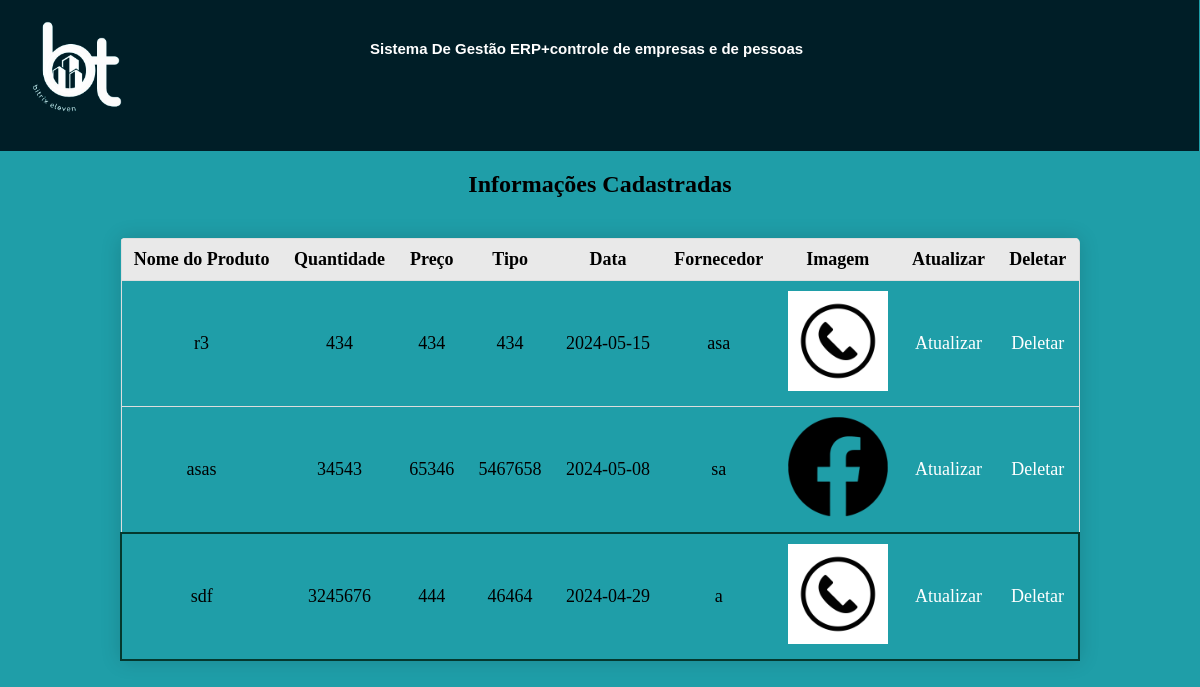
The page /php/controle_estoque.php (signed in) on the database its author committed.
### tables this page shows
CREATE TABLE `controleestoque` (
  `id_estoque` int(11) NOT NULL,
  `nomedoproduto` varchar(255) NOT NULL,
  `quantidade` varchar(255) NOT NULL,
  `preco` varchar(255) NOT NULL,
  `tipo` varchar(255) NOT NULL,
  `data` date NOT NULL,
  `fornecedor` varchar(255) NOT NULL,
  `imagem` varchar(255) NOT NULL
);

### php/controle_estoque.php (the view, shortened to what this page needs)
<!DOCTYPE html>
<html lang="en">
<head>
    <link rel="stylesheet" href="../Css/estoque.css">
</head>
<body>
    <div class="comeco">
        <h1 class="titulo">Sistema De Gestão ERP+controle de empresas e de pessoas</h1>
        <a href="../Portifolio/index.php"><img class="logo" src="../Img/bitrix-removebg-preview.png" width="300px"></a>
    </div>
    <h2>Informações Cadastradas</h2>
    <section class="showinfo">
        <?php
        $host = 'localhost';
        $dbname = 'bike';
        $username = 'root';
        $password = '';
        try {
            $pdo = new PDO("mysql:host=$host;dbname=$dbname;charset=utf8", $username, $password);
            $pdo->setAttribute(PDO::ATTR_ERRMODE, PDO::ERRMODE_EXCEPTION);
        } catch (PDOException $e) {
            die("Erro ao conectar: " . $e->getMessage());
        }
        $sql = "SELECT * FROM controleestoque";
        try {
            $stmt = $pdo->prepare($sql);
            $stmt->execute();
            if ($stmt->rowCount() > 0) {
                echo "<table>
                <tr>
                    <th>Nome do Produto</th>
                    <th>Quantidade</th>
                    <th>Preço</th>
                    <th>Tipo</th>
                    <th>Data</th>
                    <th>Fornecedor</th>
                    <th>Imagem</th>
                    <th>Atualizar</th>
                    <th>Deletar</th>
                </tr>";
                while ($row = $stmt->fetch(PDO::FETCH_ASSOC)) {
                    echo "<tr>";
                    echo "<td>" . $row['nomedoproduto'] . "</td>";
                    echo "<td>" . $row['quantidade'] . "</td>";
                    echo "<td>" . $row['preco'] . "</td>";
                    echo "<td>" . $row['tipo'] . "</td>";
                    echo "<td>" . $row['data'] . "</td>";
                    echo "<td>" . $row['fornecedor'] . "</td>";
                    echo "<td><img src='../MVC/public/Estoque/uploads/{$row['imagem']}' width='100'></td>";
                    echo "<td><a class='conect' href='atualizar_estoque.php?id=" . $row['id_estoque'] . "'>Atualizar</a></td>";
                    echo "<td><a class='conect' href='deletar_produto.php?id=" . $row['id_estoque'] . "'>Deletar</a></td>";
                }
                echo "</table>";
            } else {
                echo "Nenhum registro encontrado.";
            }
        } catch (PDOException $e) {
            die("Erro ao executar a consulta: " . $e->getMessage());
        }
        ?>
    </section>
</body>
</html>

### Css/estoque.css (style rules this page uses)
body { height: 100vh; background-color: #1f9ea8; margin: 0; padding: 0; text-align: center; }
section { display: flex; }
.logo { width: 100%; height: 100%; }
.titulo { color: white; font-family: Arial, Helvetica, sans-serif; font-size: 15px; position: absolute; left: 370px; top: 30px; }
table { width: 80%; border-collapse: collapse; margin: 20px 0; font-size: 18px; min-width: 400px; border-radius: 5px 5px 0 0; overflow: hidden; box-shadow: 0 0 20px rgba(0, 0, 0, 0.15); }
table th, table td { padding: 10px 12px; }
table tbody tr { border: 1px solid #dddddd; }
th { background-color: #e9e9e9; }
table tbody tr:last-of-type { border: 2px solid #04382e; }
.comeco { display: flex; justify-content: flex-start; background-color: #001e27; width: 100%; height: 20%; margin-left: -1px; margin-top: -9px; }
.conect { text-decoration: none; color: white; }
.showinfo { display: flex; justify-content: center; }

### rows shown on the page
controleestoque: nomedoproduto "r3", quantidade "434", preco "434", tipo "434", data "2024-05-15", fornecedor "asa", imagem (picture)
controleestoque: nomedoproduto "asas", quantidade "34543", preco "65346", tipo "5467658", data "2024-05-08", fornecedor "sa", imagem (picture)
controleestoque: nomedoproduto "sdf", quantidade "3245676", preco "444", tipo "46464", data "2024-04-29", fornecedor "a", imagem (picture)
